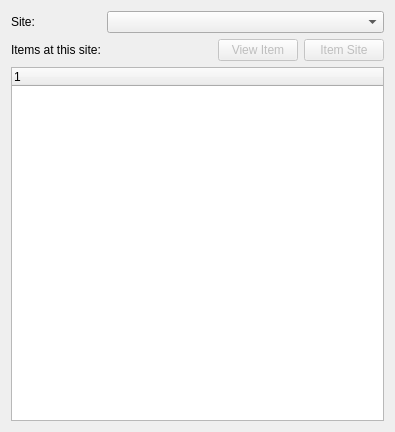
<?xml version="1.0" encoding="UTF-8"?>
<ui version="4.0">
 <class>itemSiteViewItem</class>
 <widget class="QDialog" name="itemSiteViewItem">
  <property name="geometry">
   <rect>
    <x>0</x>
    <y>0</y>
    <width>395</width>
    <height>432</height>
   </rect>
  </property>
  <property name="windowTitle">
   <string>View Item Details for Item Sites</string>
  </property>
  <layout class="QFormLayout" name="formLayout">
   <item row="0" column="0">
    <widget class="XLabel" name="_siteLit">
     <property name="text">
      <string>Site:</string>
     </property>
    </widget>
   </item>
   <item row="0" column="1">
    <widget class="WComboBox" name="_site"/>
   </item>
   <item row="1" column="0">
    <widget class="XLabel" name="_itemsiteLit">
     <property name="text">
      <string>Items at this site:</string>
     </property>
    </widget>
   </item>
   <item row="2" column="0" colspan="2">
    <widget class="XTreeWidget" name="_itemsite">
     <property name="sizePolicy">
      <sizepolicy hsizetype="Expanding" vsizetype="Expanding">
       <horstretch>0</horstretch>
       <verstretch>1</verstretch>
      </sizepolicy>
     </property>
    </widget>
   </item>
   <item row="1" column="1">
    <layout class="QHBoxLayout" name="horizontalLayout">
     <item>
      <spacer name="horizontalSpacer">
       <property name="orientation">
        <enum>Qt::Horizontal</enum>
       </property>
       <property name="sizeHint" stdset="0">
        <size>
         <width>500</width>
         <height>20</height>
        </size>
       </property>
      </spacer>
     </item>
     <item>
      <widget class="QPushButton" name="_view">
       <property name="enabled">
        <bool>false</bool>
       </property>
       <property name="text">
        <string>View Item</string>
       </property>
      </widget>
     </item>
     <item>
      <widget class="QPushButton" name="_viewItemSite">
       <property name="enabled">
        <bool>false</bool>
       </property>
       <property name="text">
        <string>Item Site</string>
       </property>
      </widget>
     </item>
    </layout>
   </item>
  </layout>
 </widget>
 <customwidgets>
  <customwidget>
   <class>WComboBox</class>
   <extends>XComboBox</extends>
   <header>wcombobox.h</header>
  </customwidget>
  <customwidget>
   <class>XComboBox</class>
   <extends>QComboBox</extends>
   <header>xcombobox.h</header>
  </customwidget>
  <customwidget>
   <class>XLabel</class>
   <extends>QLabel</extends>
   <header>xlabel.h</header>
  </customwidget>
  <customwidget>
   <class>XTreeWidget</class>
   <extends>QTreeWidget</extends>
   <header>xtreewidget.h</header>
  </customwidget>
 </customwidgets>
 <resources/>
 <connections>
  <connection>
   <sender>_itemsite</sender>
   <signal>valid(bool)</signal>
   <receiver>_view</receiver>
   <slot>setEnabled(bool)</slot>
   <hints>
    <hint type="sourcelabel">
     <x>197</x>
     <y>246</y>
    </hint>
    <hint type="destinationlabel">
     <x>330</x>
     <y>57</y>
    </hint>
   </hints>
  </connection>
  <connection>
   <sender>_itemsite</sender>
   <signal>valid(bool)</signal>
   <receiver>_viewItemSite</receiver>
   <slot>setEnabled(bool)</slot>
   <hints>
    <hint type="sourcelabel">
     <x>197</x>
     <y>251</y>
    </hint>
    <hint type="destinationlabel">
     <x>334</x>
     <y>57</y>
    </hint>
   </hints>
  </connection>
 </connections>
</ui>
